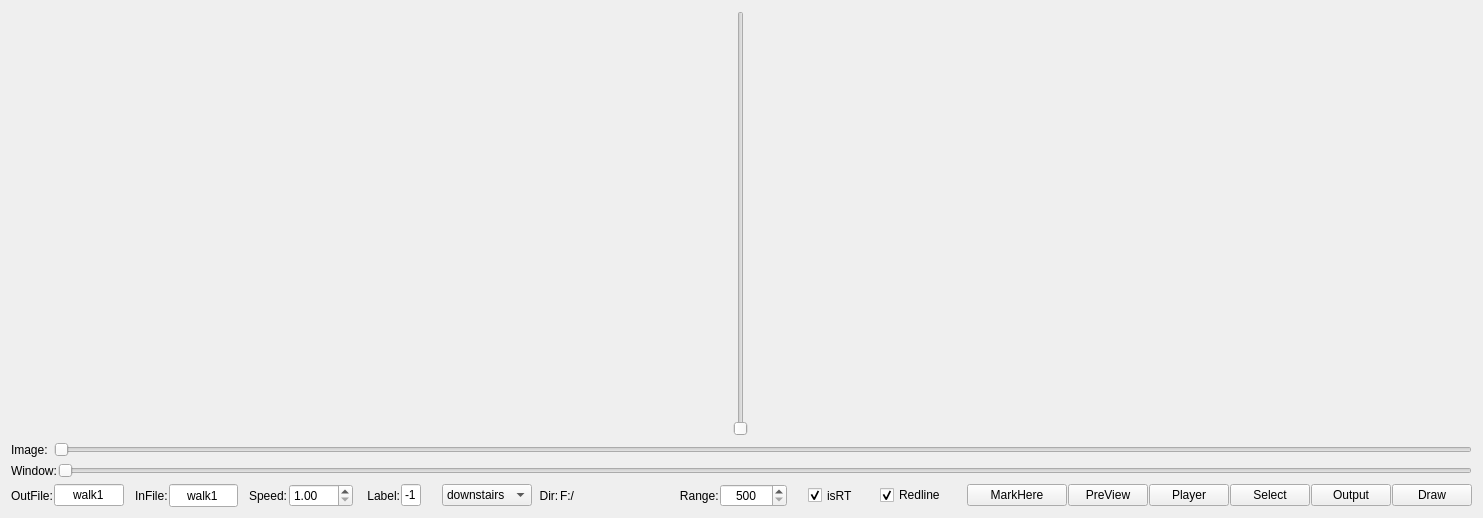
<?xml version="1.0" encoding="UTF-8"?>
<ui version="4.0">
 <class>Widget</class>
 <widget class="QWidget" name="Widget">
  <property name="geometry">
   <rect>
    <x>0</x>
    <y>0</y>
    <width>1483</width>
    <height>518</height>
   </rect>
  </property>
  <property name="windowTitle">
   <string>Imu Processer</string>
  </property>
  <layout class="QGridLayout" name="gridLayout">
   <item row="0" column="0">
    <layout class="QHBoxLayout" name="horizontalLayout_1" stretch="0,1">
     <property name="spacing">
      <number>0</number>
     </property>
     <property name="sizeConstraint">
      <enum>QLayout::SetMinimumSize</enum>
     </property>
     <item>
      <layout class="QGridLayout" name="gridLayoutCharts" rowstretch="0" columnstretch="0" rowminimumheight="0" columnminimumwidth="0">
       <property name="sizeConstraint">
        <enum>QLayout::SetMinimumSize</enum>
       </property>
       <property name="rightMargin">
        <number>0</number>
       </property>
       <property name="bottomMargin">
        <number>0</number>
       </property>
       <property name="spacing">
        <number>0</number>
       </property>
      </layout>
     </item>
     <item>
      <widget class="QSlider" name="ZoomverticalSlider">
       <property name="maximumSize">
        <size>
         <width>20</width>
         <height>16777215</height>
        </size>
       </property>
       <property name="minimum">
        <number>5000</number>
       </property>
       <property name="maximum">
        <number>15000</number>
       </property>
       <property name="singleStep">
        <number>1</number>
       </property>
       <property name="pageStep">
        <number>2</number>
       </property>
       <property name="value">
        <number>5000</number>
       </property>
       <property name="orientation">
        <enum>Qt::Vertical</enum>
       </property>
      </widget>
     </item>
    </layout>
   </item>
   <item row="4" column="0">
    <layout class="QHBoxLayout" name="horizontalLayout_3">
     <property name="spacing">
      <number>1</number>
     </property>
     <item>
      <widget class="QLabel" name="Scopelabel">
       <property name="maximumSize">
        <size>
         <width>60</width>
         <height>16777215</height>
        </size>
       </property>
       <property name="text">
        <string>OutFile:</string>
       </property>
      </widget>
     </item>
     <item>
      <widget class="QLineEdit" name="lineEdit">
       <property name="maximumSize">
        <size>
         <width>100</width>
         <height>16777215</height>
        </size>
       </property>
       <property name="text">
        <string>walk1</string>
       </property>
       <property name="alignment">
        <set>Qt::AlignCenter</set>
       </property>
      </widget>
     </item>
     <item>
      <spacer name="horizontalSpacer_6">
       <property name="orientation">
        <enum>Qt::Horizontal</enum>
       </property>
       <property name="sizeType">
        <enum>QSizePolicy::MinimumExpanding</enum>
       </property>
       <property name="sizeHint" stdset="0">
        <size>
         <width>10</width>
         <height>20</height>
        </size>
       </property>
      </spacer>
     </item>
     <item>
      <widget class="QLabel" name="Filenamelabel">
       <property name="maximumSize">
        <size>
         <width>100</width>
         <height>16777215</height>
        </size>
       </property>
       <property name="text">
        <string>InFile:</string>
       </property>
      </widget>
     </item>
     <item>
      <widget class="QLineEdit" name="FilenamelineEdit">
       <property name="maximumSize">
        <size>
         <width>100</width>
         <height>100</height>
        </size>
       </property>
       <property name="text">
        <string>walk1</string>
       </property>
       <property name="alignment">
        <set>Qt::AlignCenter</set>
       </property>
      </widget>
     </item>
     <item>
      <spacer name="horizontalSpacer">
       <property name="orientation">
        <enum>Qt::Horizontal</enum>
       </property>
       <property name="sizeHint" stdset="0">
        <size>
         <width>40</width>
         <height>20</height>
        </size>
       </property>
      </spacer>
     </item>
     <item>
      <widget class="QLabel" name="label_2">
       <property name="text">
        <string>Speed:</string>
       </property>
      </widget>
     </item>
     <item>
      <widget class="QDoubleSpinBox" name="playspeeddoubleSpinBox">
       <property name="minimum">
        <double>1.000000000000000</double>
       </property>
       <property name="maximum">
        <double>100.000000000000000</double>
       </property>
      </widget>
     </item>
     <item>
      <spacer name="horizontalSpacer_2">
       <property name="orientation">
        <enum>Qt::Horizontal</enum>
       </property>
       <property name="sizeHint" stdset="0">
        <size>
         <width>40</width>
         <height>20</height>
        </size>
       </property>
      </spacer>
     </item>
     <item>
      <widget class="QLabel" name="label_3">
       <property name="text">
        <string> Label:</string>
       </property>
      </widget>
     </item>
     <item>
      <widget class="QLineEdit" name="marklabel">
       <property name="minimumSize">
        <size>
         <width>20</width>
         <height>0</height>
        </size>
       </property>
       <property name="maximumSize">
        <size>
         <width>50</width>
         <height>16777215</height>
        </size>
       </property>
       <property name="layoutDirection">
        <enum>Qt::RightToLeft</enum>
       </property>
       <property name="text">
        <string>-1</string>
       </property>
       <property name="alignment">
        <set>Qt::AlignRight|Qt::AlignTrailing|Qt::AlignVCenter</set>
       </property>
      </widget>
     </item>
     <item>
      <spacer name="horizontalSpacer_5">
       <property name="orientation">
        <enum>Qt::Horizontal</enum>
       </property>
       <property name="sizeType">
        <enum>QSizePolicy::MinimumExpanding</enum>
       </property>
       <property name="sizeHint" stdset="0">
        <size>
         <width>20</width>
         <height>20</height>
        </size>
       </property>
      </spacer>
     </item>
     <item>
      <widget class="QComboBox" name="comboBox">
       <item>
        <property name="text">
         <string>downstairs</string>
        </property>
       </item>
       <item>
        <property name="text">
         <string>upstairs</string>
        </property>
       </item>
       <item>
        <property name="text">
         <string>downslope</string>
        </property>
       </item>
       <item>
        <property name="text">
         <string>upslope</string>
        </property>
       </item>
       <item>
        <property name="text">
         <string>sit</string>
        </property>
       </item>
       <item>
        <property name="text">
         <string>stand</string>
        </property>
       </item>
       <item>
        <property name="text">
         <string>walk</string>
        </property>
       </item>
       <item>
        <property name="text">
         <string>none</string>
        </property>
       </item>
      </widget>
     </item>
     <item>
      <widget class="QLabel" name="label_5">
       <property name="text">
        <string>  Dir:</string>
       </property>
      </widget>
     </item>
     <item>
      <widget class="QLabel" name="rootDirLabel">
       <property name="minimumSize">
        <size>
         <width>100</width>
         <height>0</height>
        </size>
       </property>
       <property name="maximumSize">
        <size>
         <width>100</width>
         <height>16777215</height>
        </size>
       </property>
       <property name="text">
        <string>F:/</string>
       </property>
      </widget>
     </item>
     <item>
      <spacer name="horizontalSpacer_3">
       <property name="orientation">
        <enum>Qt::Horizontal</enum>
       </property>
       <property name="sizeHint" stdset="0">
        <size>
         <width>40</width>
         <height>20</height>
        </size>
       </property>
      </spacer>
     </item>
     <item>
      <widget class="QLabel" name="label">
       <property name="text">
        <string>   Range:</string>
       </property>
      </widget>
     </item>
     <item>
      <widget class="QSpinBox" name="axisXRangespinBox">
       <property name="alignment">
        <set>Qt::AlignCenter</set>
       </property>
       <property name="minimum">
        <number>500</number>
       </property>
       <property name="maximum">
        <number>1000000</number>
       </property>
       <property name="value">
        <number>500</number>
       </property>
      </widget>
     </item>
     <item>
      <spacer name="horizontalSpacer_7">
       <property name="orientation">
        <enum>Qt::Horizontal</enum>
       </property>
       <property name="sizeType">
        <enum>QSizePolicy::MinimumExpanding</enum>
       </property>
       <property name="sizeHint" stdset="0">
        <size>
         <width>10</width>
         <height>20</height>
        </size>
       </property>
      </spacer>
     </item>
     <item>
      <spacer name="horizontalSpacer_4">
       <property name="orientation">
        <enum>Qt::Horizontal</enum>
       </property>
       <property name="sizeHint" stdset="0">
        <size>
         <width>40</width>
         <height>20</height>
        </size>
       </property>
      </spacer>
     </item>
     <item>
      <widget class="QCheckBox" name="checkBox">
       <property name="maximumSize">
        <size>
         <width>60</width>
         <height>100</height>
        </size>
       </property>
       <property name="text">
        <string>isRT</string>
       </property>
       <property name="checked">
        <bool>true</bool>
       </property>
      </widget>
     </item>
     <item>
      <spacer name="horizontalSpacer_8">
       <property name="orientation">
        <enum>Qt::Horizontal</enum>
       </property>
       <property name="sizeType">
        <enum>QSizePolicy::MinimumExpanding</enum>
       </property>
       <property name="sizeHint" stdset="0">
        <size>
         <width>20</width>
         <height>20</height>
        </size>
       </property>
      </spacer>
     </item>
     <item>
      <widget class="QCheckBox" name="RedcheckBox">
       <property name="text">
        <string>Redline</string>
       </property>
       <property name="checked">
        <bool>true</bool>
       </property>
      </widget>
     </item>
     <item>
      <spacer name="horizontalSpacer_9">
       <property name="orientation">
        <enum>Qt::Horizontal</enum>
       </property>
       <property name="sizeType">
        <enum>QSizePolicy::MinimumExpanding</enum>
       </property>
       <property name="sizeHint" stdset="0">
        <size>
         <width>20</width>
         <height>20</height>
        </size>
       </property>
      </spacer>
     </item>
     <item>
      <widget class="QPushButton" name="pushButton_2">
       <property name="minimumSize">
        <size>
         <width>100</width>
         <height>0</height>
        </size>
       </property>
       <property name="text">
        <string>MarkHere</string>
       </property>
      </widget>
     </item>
     <item>
      <widget class="QPushButton" name="preview">
       <property name="text">
        <string>PreView</string>
       </property>
      </widget>
     </item>
     <item>
      <widget class="QPushButton" name="PlaypushButton">
       <property name="maximumSize">
        <size>
         <width>100</width>
         <height>16777215</height>
        </size>
       </property>
       <property name="text">
        <string>Player</string>
       </property>
       <property name="checkable">
        <bool>true</bool>
       </property>
       <property name="flat">
        <bool>false</bool>
       </property>
      </widget>
     </item>
     <item>
      <widget class="QPushButton" name="SelectpushButton">
       <property name="text">
        <string>Select</string>
       </property>
      </widget>
     </item>
     <item>
      <widget class="QPushButton" name="OutputpushButton">
       <property name="text">
        <string>Output</string>
       </property>
      </widget>
     </item>
     <item>
      <widget class="QPushButton" name="pushButton">
       <property name="maximumSize">
        <size>
         <width>100</width>
         <height>16777215</height>
        </size>
       </property>
       <property name="text">
        <string>Draw</string>
       </property>
      </widget>
     </item>
    </layout>
   </item>
   <item row="2" column="0">
    <layout class="QHBoxLayout" name="horizontalLayout">
     <item>
      <widget class="QLabel" name="label_4">
       <property name="text">
        <string>Image:</string>
       </property>
      </widget>
     </item>
     <item>
      <widget class="QSlider" name="ImagPositionhorizontalSlider">
       <property name="maximum">
        <number>500</number>
       </property>
       <property name="orientation">
        <enum>Qt::Horizontal</enum>
       </property>
      </widget>
     </item>
    </layout>
   </item>
   <item row="3" column="0">
    <layout class="QHBoxLayout" name="horizontalLayout_2" stretch="0,1">
     <property name="spacing">
      <number>1</number>
     </property>
     <property name="sizeConstraint">
      <enum>QLayout::SetMaximumSize</enum>
     </property>
     <item>
      <widget class="QLabel" name="WindowPositionlabel">
       <property name="text">
        <string>Window:</string>
       </property>
      </widget>
     </item>
     <item>
      <widget class="QSlider" name="WindowPositionhorizontalSlider">
       <property name="sizePolicy">
        <sizepolicy hsizetype="Expanding" vsizetype="Fixed">
         <horstretch>1</horstretch>
         <verstretch>0</verstretch>
        </sizepolicy>
       </property>
       <property name="minimumSize">
        <size>
         <width>700</width>
         <height>0</height>
        </size>
       </property>
       <property name="singleStep">
        <number>10</number>
       </property>
       <property name="orientation">
        <enum>Qt::Horizontal</enum>
       </property>
      </widget>
     </item>
    </layout>
   </item>
  </layout>
 </widget>
 <layoutdefault spacing="6" margin="11"/>
 <resources/>
 <connections/>
</ui>
